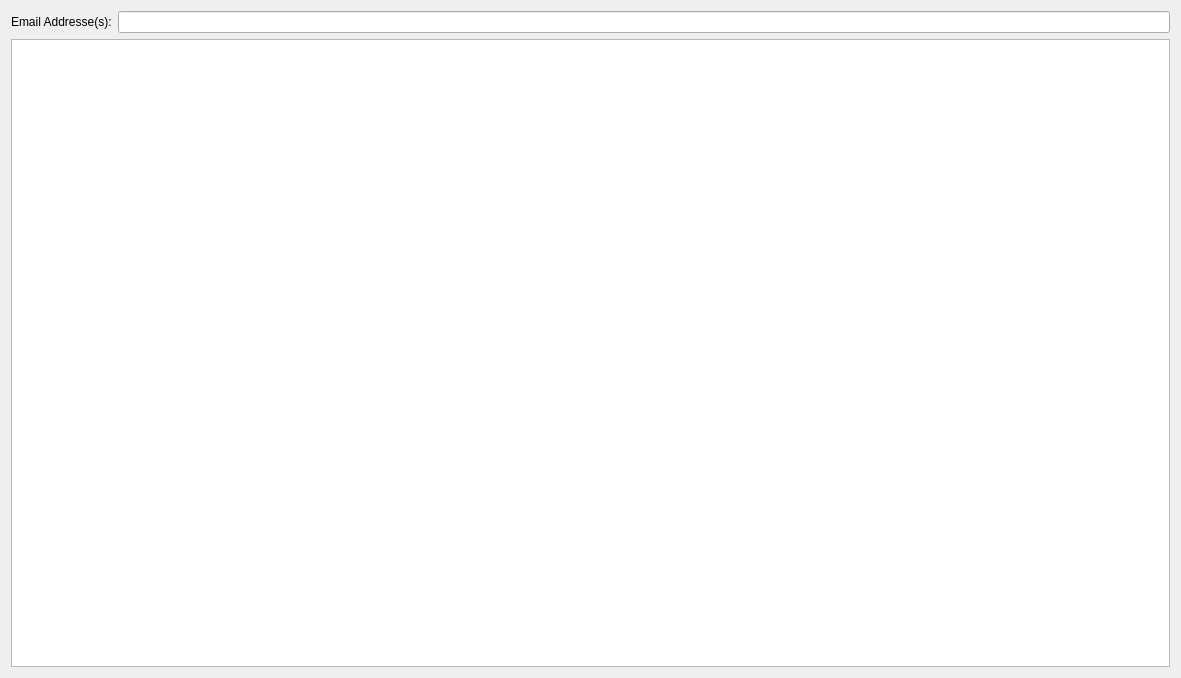
<?xml version="1.0" encoding="UTF-8"?>
<ui version="4.0">
 <class>CEmailView</class>
 <widget class="QWidget" name="CEmailView">
  <property name="geometry">
   <rect>
    <x>0</x>
    <y>0</y>
    <width>1181</width>
    <height>678</height>
   </rect>
  </property>
  <property name="windowTitle">
   <string>Dialog</string>
  </property>
  <layout class="QGridLayout" name="gridLayout">
   <item row="0" column="0">
    <widget class="QLabel" name="label">
     <property name="text">
      <string>Email Addresse(s):</string>
     </property>
     <property name="buddy">
      <cstring>rule</cstring>
     </property>
    </widget>
   </item>
   <item row="0" column="1">
    <widget class="QLineEdit" name="rule">
     <property name="readOnly">
      <bool>true</bool>
     </property>
    </widget>
   </item>
   <item row="1" column="0" colspan="2">
    <widget class="QTreeView" name="groupedEmails">
     <property name="editTriggers">
      <set>QAbstractItemView::NoEditTriggers</set>
     </property>
     <property name="selectionMode">
      <enum>QAbstractItemView::ExtendedSelection</enum>
     </property>
     <property name="uniformRowHeights">
      <bool>true</bool>
     </property>
     <property name="sortingEnabled">
      <bool>true</bool>
     </property>
    </widget>
   </item>
  </layout>
 </widget>
 <resources/>
 <connections/>
</ui>
